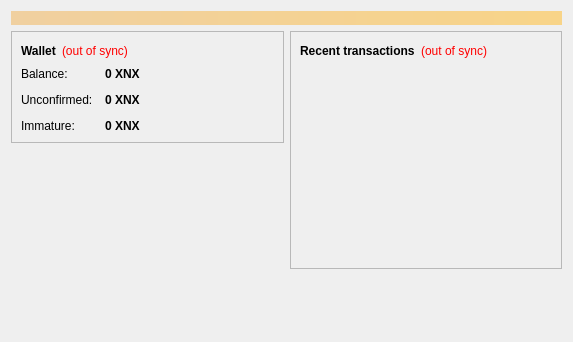
<?xml version="1.0" encoding="UTF-8"?>
<ui version="4.0">
 <class>OverviewPage</class>
 <widget class="QWidget" name="OverviewPage">
  <property name="geometry">
   <rect>
    <x>0</x>
    <y>0</y>
    <width>573</width>
    <height>342</height>
   </rect>
  </property>
  <property name="windowTitle">
   <string>Form</string>
  </property>
  <layout class="QVBoxLayout" name="topLayout">
   <item>
    <widget class="QLabel" name="labelAlerts">
     <property name="visible">
      <bool>false</bool>
     </property>
     <property name="styleSheet">
      <string notr="true">background-color: qlineargradient(x1: 0, y1: 0, x2: 1, y2: 0, stop:0 #F0D0A0, stop:1 #F8D488); color:#000000;</string>
     </property>
     <property name="wordWrap">
      <bool>true</bool>
     </property>
     <property name="margin">
      <number>3</number>
     </property>
    </widget>
   </item>
   <item>
    <layout class="QHBoxLayout" name="horizontalLayout" stretch="1,1">
     <item>
      <layout class="QVBoxLayout" name="verticalLayout_2">
       <item>
        <widget class="QFrame" name="frame">
         <property name="frameShape">
          <enum>QFrame::StyledPanel</enum>
         </property>
         <property name="frameShadow">
          <enum>QFrame::Raised</enum>
         </property>
         <layout class="QVBoxLayout" name="verticalLayout_4">
          <item>
           <layout class="QHBoxLayout" name="horizontalLayout_4">
            <item>
             <widget class="QLabel" name="label_5">
              <property name="font">
               <font>
                <weight>75</weight>
                <bold>true</bold>
               </font>
              </property>
              <property name="text">
               <string>Wallet</string>
              </property>
             </widget>
            </item>
            <item>
             <widget class="QLabel" name="labelWalletStatus">
              <property name="toolTip">
               <string>The displayed information may be out of date. Your wallet automatically synchronizes with the Xanax network after a connection is established, but this process has not completed yet.</string>
              </property>
              <property name="styleSheet">
               <string notr="true">QLabel { color: red; }</string>
              </property>
              <property name="text">
               <string notr="true">(out of sync)</string>
              </property>
              <property name="alignment">
               <set>Qt::AlignLeading|Qt::AlignLeft|Qt::AlignVCenter</set>
              </property>
             </widget>
            </item>
            <item>
             <spacer name="horizontalSpacer_2">
              <property name="orientation">
               <enum>Qt::Horizontal</enum>
              </property>
              <property name="sizeHint" stdset="0">
               <size>
                <width>40</width>
                <height>20</height>
               </size>
              </property>
             </spacer>
            </item>
           </layout>
          </item>
          <item>
           <layout class="QFormLayout" name="formLayout_2">
            <property name="fieldGrowthPolicy">
             <enum>QFormLayout::AllNonFixedFieldsGrow</enum>
            </property>
            <property name="horizontalSpacing">
             <number>12</number>
            </property>
            <property name="verticalSpacing">
             <number>12</number>
            </property>
            <item row="0" column="0">
             <widget class="QLabel" name="label">
              <property name="text">
               <string>Balance:</string>
              </property>
             </widget>
            </item>
            <item row="0" column="1">
             <widget class="QLabel" name="labelBalance">
              <property name="font">
               <font>
                <weight>75</weight>
                <bold>true</bold>
               </font>
              </property>
              <property name="cursor">
               <cursorShape>IBeamCursor</cursorShape>
              </property>
              <property name="toolTip">
               <string>Your current balance</string>
              </property>
              <property name="text">
               <string notr="true">0 XNX</string>
              </property>
              <property name="textInteractionFlags">
               <set>Qt::LinksAccessibleByMouse|Qt::TextSelectableByKeyboard|Qt::TextSelectableByMouse</set>
              </property>
             </widget>
            </item>
            <item row="1" column="0">
             <widget class="QLabel" name="label_3">
              <property name="text">
               <string>Unconfirmed:</string>
              </property>
             </widget>
            </item>
            <item row="1" column="1">
             <widget class="QLabel" name="labelUnconfirmed">
              <property name="font">
               <font>
                <weight>75</weight>
                <bold>true</bold>
               </font>
              </property>
              <property name="cursor">
               <cursorShape>IBeamCursor</cursorShape>
              </property>
              <property name="toolTip">
               <string>Total of transactions that have yet to be confirmed, and do not yet count toward the current balance</string>
              </property>
              <property name="text">
               <string notr="true">0 XNX</string>
              </property>
              <property name="textInteractionFlags">
               <set>Qt::LinksAccessibleByMouse|Qt::TextSelectableByKeyboard|Qt::TextSelectableByMouse</set>
              </property>
             </widget>
            </item>
            <item row="2" column="0">
             <widget class="QLabel" name="labelImmatureText">
              <property name="text">
               <string>Immature:</string>
              </property>
             </widget>
            </item>
            <item row="2" column="1">
             <widget class="QLabel" name="labelImmature">
              <property name="font">
               <font>
                <weight>75</weight>
                <bold>true</bold>
               </font>
              </property>
              <property name="toolTip">
               <string>Mined balance that has not yet matured</string>
              </property>
              <property name="text">
               <string notr="true">0 XNX</string>
              </property>
              <property name="textInteractionFlags">
               <set>Qt::LinksAccessibleByMouse|Qt::TextSelectableByKeyboard|Qt::TextSelectableByMouse</set>
              </property>
             </widget>
            </item>
           </layout>
          </item>
         </layout>
        </widget>
       </item>
       <item>
        <spacer name="verticalSpacer">
         <property name="orientation">
          <enum>Qt::Vertical</enum>
         </property>
         <property name="sizeHint" stdset="0">
          <size>
           <width>20</width>
           <height>40</height>
          </size>
         </property>
        </spacer>
       </item>
        <item>
         <widget class="QLabel" name="label_wallet_bgcoin">
          <property name="text">
           <string/>
          </property>
          <property name="pixmap">
           <pixmap resource="../bitcoin.qrc">:/images/wallet_bgcoin</pixmap>
          </property>
          <property name="scaledContents">
           <bool>false</bool>
          </property>
          <property name="alignment">
           <set>Qt::AlignCenter</set>
          </property>
          <property name="margin">
           <number>-2</number>
          </property>
         </widget>
        </item>
        <item>
         <widget class="QLabel" name="label_6">
          <property name="text">
           <string/>
          </property>
         </widget>
        </item>
      </layout>
     </item>
     <item>
      <layout class="QVBoxLayout" name="verticalLayout_3">
       <item>
        <widget class="QFrame" name="frame_2">
         <property name="frameShape">
          <enum>QFrame::StyledPanel</enum>
         </property>
         <property name="frameShadow">
          <enum>QFrame::Raised</enum>
         </property>
         <layout class="QVBoxLayout" name="verticalLayout">
          <item>
           <layout class="QHBoxLayout" name="horizontalLayout_2">
            <item>
             <widget class="QLabel" name="label_4">
              <property name="text">
               <string>&lt;b&gt;Recent transactions&lt;/b&gt;</string>
              </property>
             </widget>
            </item>
            <item>
             <widget class="QLabel" name="labelTransactionsStatus">
              <property name="toolTip">
               <string>The displayed information may be out of date. Your wallet automatically synchronizes with the Xanax network after a connection is established, but this process has not completed yet.</string>
              </property>
              <property name="styleSheet">
               <string notr="true">QLabel { color: red; }</string>
              </property>
              <property name="text">
               <string notr="true">(out of sync)</string>
              </property>
              <property name="alignment">
               <set>Qt::AlignRight|Qt::AlignTrailing|Qt::AlignVCenter</set>
              </property>
             </widget>
            </item>
            <item>
             <spacer name="horizontalSpacer">
              <property name="orientation">
               <enum>Qt::Horizontal</enum>
              </property>
              <property name="sizeHint" stdset="0">
               <size>
                <width>40</width>
                <height>20</height>
               </size>
              </property>
             </spacer>
            </item>
           </layout>
          </item>
          <item>
           <widget class="QListView" name="listTransactions">
            <property name="styleSheet">
             <string notr="true">QListView { background: transparent; }</string>
            </property>
            <property name="frameShape">
             <enum>QFrame::NoFrame</enum>
            </property>
            <property name="verticalScrollBarPolicy">
             <enum>Qt::ScrollBarAlwaysOff</enum>
            </property>
            <property name="horizontalScrollBarPolicy">
             <enum>Qt::ScrollBarAlwaysOff</enum>
            </property>
            <property name="selectionMode">
             <enum>QAbstractItemView::NoSelection</enum>
            </property>
           </widget>
          </item>
         </layout>
        </widget>
       </item>
       <item>
        <spacer name="verticalSpacer_2">
         <property name="orientation">
          <enum>Qt::Vertical</enum>
         </property>
         <property name="sizeHint" stdset="0">
          <size>
           <width>20</width>
           <height>40</height>
          </size>
         </property>
        </spacer>
       </item>
      </layout>
     </item>
    </layout>
   </item>
  </layout>
 </widget>
 <resources/>
 <connections/>
</ui>
